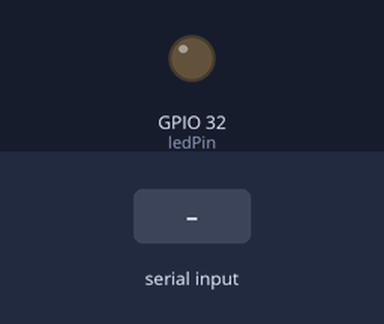
This sketch was run on a simulated ESP32. Shown: output pins drawn as LEDs (lit = HIGH). The test bench sets the inputs (shaded band).

Above: at 1.2 s.
1.3 s: "1" received over Serial
At 2.3 s:
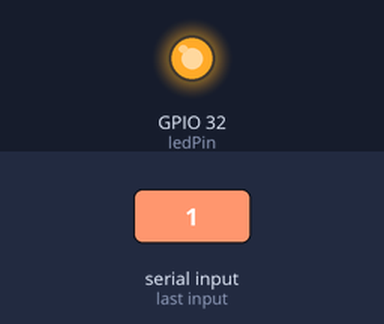
2.8 s: "0" received over Serial
At 3.4 s:
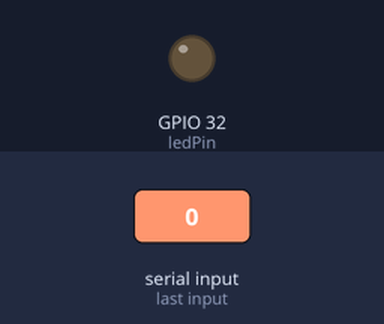
Timing chart, 0 to 5.8 s (numbered marks = the images above; inputs shaded):
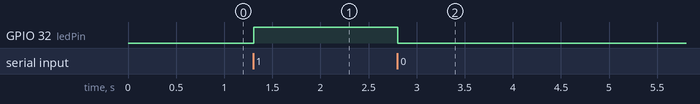

Measured:
- after the input at 1.3 s, GPIO 32 (ledPin): LOW → HIGH at once
- after the input at 2.8 s, GPIO 32 (ledPin): HIGH → LOW at once

The sketch:

kod_esp32.ino
```cpp
int ledPin = 32;

void setup()
{
  pinMode(ledPin, OUTPUT);
  Serial.begin(115200);
}

void loop()
{

  while(Serial.available()){
    int x = Serial.read();
    if(x == '1')
    {
      digitalWrite(ledPin, HIGH);
    }
    else if(x == '0')
    {
      digitalWrite(ledPin, LOW);
    }
  }
  delay(10);
}
```
